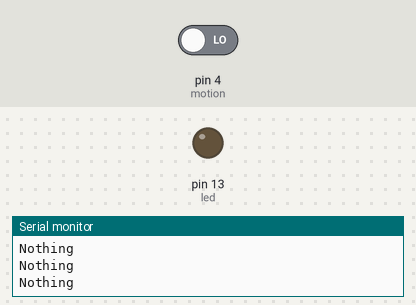
A sketch run on a simulated Arduino Uno, built with avr-gcc and run on an emulated ATmega328P. Shown: output pins drawn as LEDs (lit = HIGH), the last lines printed to the serial monitor. The inputs (shaded band) are chosen by the test bench; at power-on: pin 4 (motion) LOW.

Above: at 1.4 s.
1.5 s: pin 4 (motion) driven HIGH
At 2.7 s:
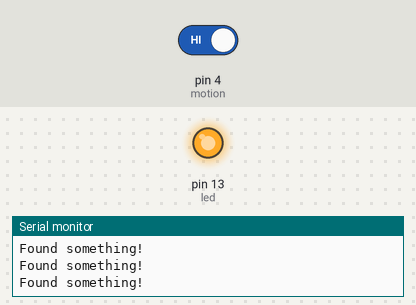
3.0 s: pin 4 (motion) driven LOW
At 4.0 s:
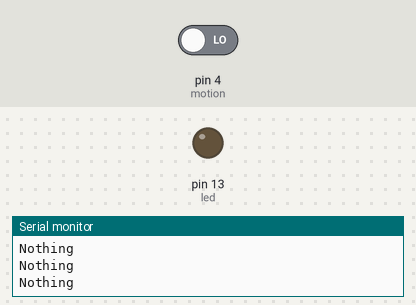
Timing chart, 0 to 6.0 s (numbered marks = the images above; inputs shaded):
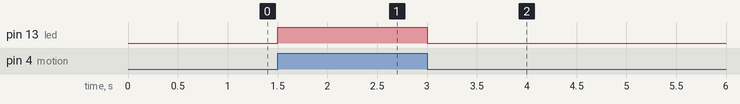

The sketch:

motion.ino
```cpp
int motion = 4;
int led = 13;

void setup() {
	pinMode(motion, INPUT);
	pinMode(led, OUTPUT);
	Serial.begin(9600);
}

void loop() {
	if(digitalRead(motion)) {
		Serial.println("Found something!");
		digitalWrite(led, HIGH);
	} else {
		Serial.println("Nothing");
		digitalWrite(led, LOW);
	}
	delay(300);
}
```

Measured:
- after the input at 1.5 s, pin 13 (led): LOW → HIGH at once
- after the input at 3.0 s, pin 13 (led): HIGH → LOW at once
